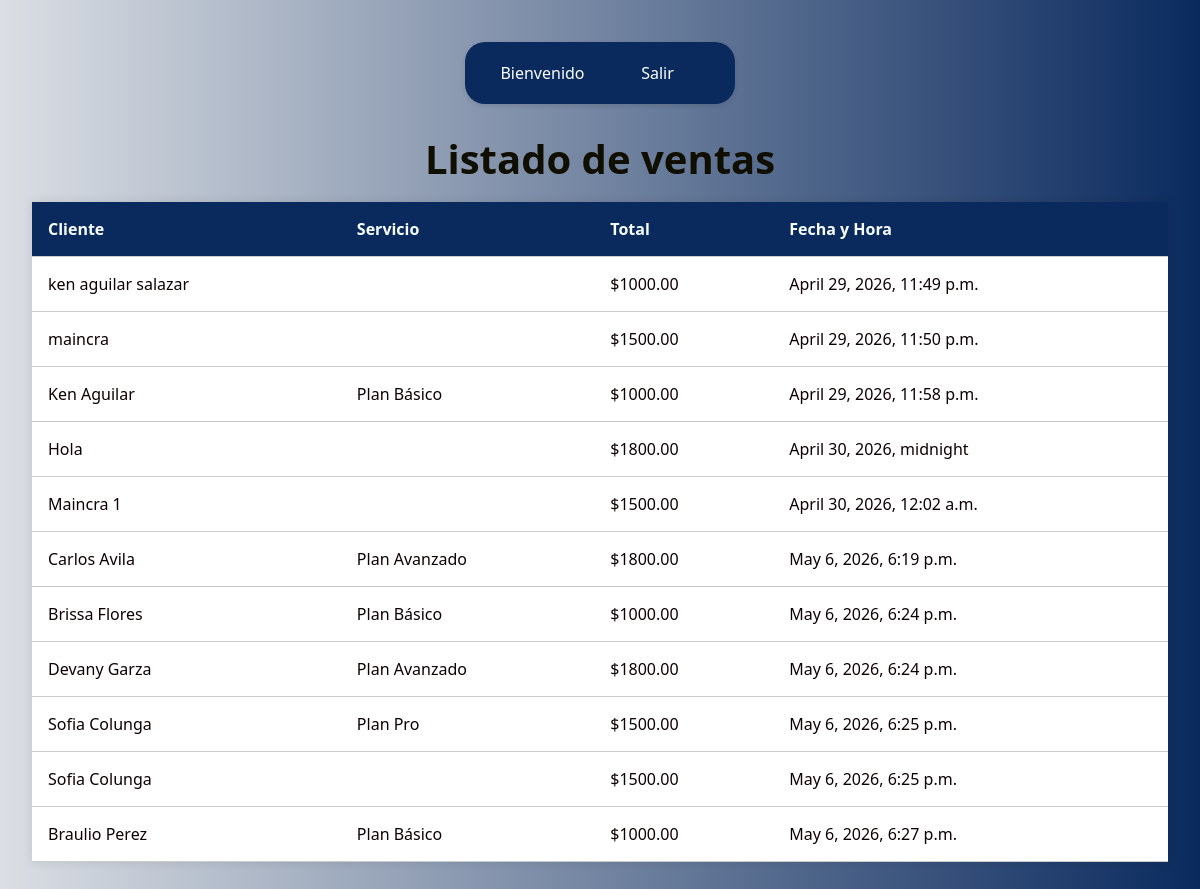
Page /listado_ventas/ on the earlier database version.
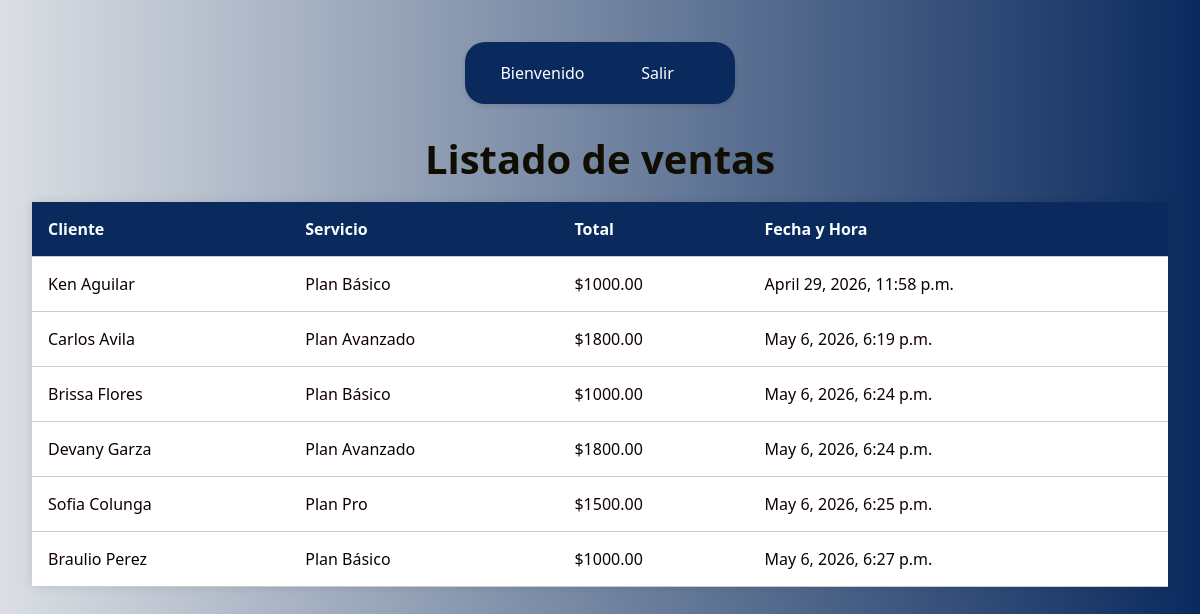
Same page on the later database version.
### app/models.py (models this page shows, shortened)
class Venta(models.Model):
    fecha = models.DateTimeField(auto_now_add=True)
    cliente = models.ForeignKey(Cliente, on_delete=models.CASCADE, null=True, blank=True)
    total = models.DecimalField(max_digits=10, decimal_places=2)

class Cliente(models.Model):
    nombre = models.CharField(max_length=100)

class DetalleVenta(models.Model):
    venta = models.ForeignKey(Venta, on_delete=models.CASCADE)
    servicio = models.ForeignKey(Servicio, on_delete=models.CASCADE)

class Servicio(models.Model):
    nombre = models.CharField(max_length=100)
    descripcion = models.TextField()
    precio = models.DecimalField(max_digits=10, decimal_places=2)

### app/views.py (the view)
# urls.py: path('listado_ventas/', views.listado_ventas, name='listado_ventas'),
def listado_ventas(request):
    ventas = Venta.objects.all()
    return render(request, 'listado_ventas.html', {'ventas': ventas})

### app/templates/listado_ventas.html (shortened to what this page needs)
{% load static %}
<!DOCTYPE html>
<html lang="es" translate="no">
<head>
    <link rel="stylesheet" href="{% static 'css/stylelistar.css' %}">
</head>
<body>
    {% include 'menu.html' %}
    <h1>Listado de ventas</h1>
    <table class="tabla-productos">
        <thead>
            <tr>
                <th>Cliente</th>
                <th>Servicio</th>
                <th>Total</th>
                <th>Fecha y Hora</th>
            </tr>
        </thead>
        <tbody>
            {% for venta in ventas %}
            <tr>
                <td>
                    {{ venta.cliente.nombre }}
                </td>
                <td>
                    {% for detalle in venta.detalleventa_set.all %}
                        {{ detalle.servicio.nombre }}
                    {% endfor %}
                </td>
                <td>
                    ${{ venta.total }}
                </td>
                <td>
                    {{ venta.fecha }}
                </td>
            </tr>
            {% endfor %}
        </tbody>
    </table>
</body>
</html>

Differences in the rows shown:
removed Venta: cliente.nombre "ken aguilar salazar", total "1000.00", fecha "April 29, 2026, 11:49 p.m."
removed Venta: cliente.nombre "maincra", total "1500.00", fecha "April 29, 2026, 11:50 p.m."
removed Venta: cliente.nombre "Hola", total "1800.00", fecha "April 30, 2026, midnight"
removed Venta: cliente.nombre "Maincra 1", total "1500.00", fecha "April 30, 2026, 12:02 a.m."
removed Venta: cliente.nombre "Sofia Colunga", total "1500.00", fecha "May 6, 2026, 6:25 p.m."
